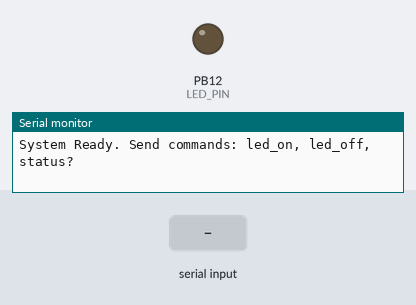
Recording of a sketch running on a simulated STM32 Blue Pill. Parts: output pins drawn as LEDs (lit = HIGH), the last lines printed to the serial monitor. The inputs (shaded band) are chosen by the test bench.

Above: at 1.2 s.
1.3 s: "led_on\n" received over Serial
At 1.6 s:
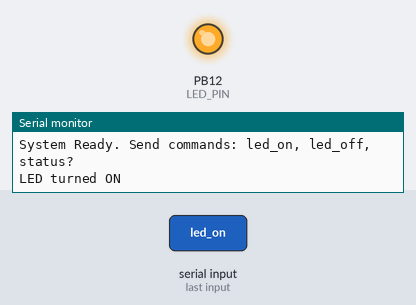
2.8 s: "led_off\n" received over Serial
At 4.0 s:
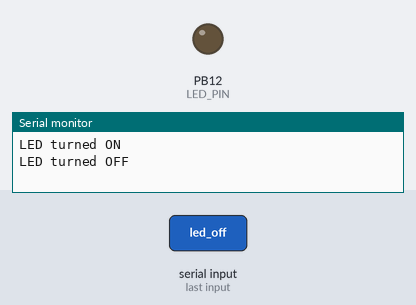
Timing chart, 0 to 5.8 s (numbered marks = the images above; inputs shaded):
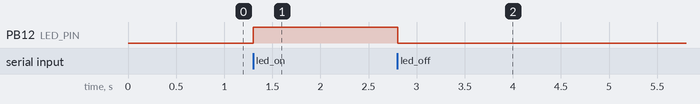

The sketch:

Laboratory_Assignment_3_Optional.ino
```cpp
#define LED_PIN PB12  // Change this to your actual LED pin
char commandBuffer[50];
int bufferIndex = 0;
bool ledState = false;

void setup() {
  pinMode(LED_PIN, OUTPUT);
  digitalWrite(LED_PIN, LOW);  // Start with LED OFF
  ledState = false;

  Serial.begin(115200);
  Serial.println("System Ready. Send commands: led_on, led_off, status?");
}

void loop() {
  // Handle serial command input
  while (Serial.available()) {
    char ch = Serial.read();
    if (ch == '\n' || ch == '\r') {
      commandBuffer[bufferIndex] = '\0';
      parseCommand(commandBuffer);
      bufferIndex = 0;
    } else if (bufferIndex < sizeof(commandBuffer) - 1) {
      commandBuffer[bufferIndex++] = ch;
    }
  }

  // Print sensor voltage every 10 seconds
  static unsigned long lastSend = 0;
  if (millis() - lastSend >= 10000) {
    lastSend = millis();
    int sensorValue = analogRead(A0); // Use your sensor's analog pin
    float voltage = sensorValue * (3.3 / 4095.0);  // For STM32 ADC 12-bit
    Serial.print("Sensor voltage: ");
    Serial.print(voltage, 2);
    Serial.println(" V");
  }
}

void parseCommand(const char* cmd) {
  if (strcmp(cmd, "led_on") == 0) {
    digitalWrite(LED_PIN, HIGH);  // LED ON
    ledState = true;
    Serial.println("LED turned ON");
  } else if (strcmp(cmd, "led_off") == 0) {
    digitalWrite(LED_PIN, LOW);   // LED OFF
    ledState = false;
    Serial.println("LED turned OFF");
  } else if (strcmp(cmd, "status?") == 0) {
    Serial.print("LED is currently ");
    Serial.println(ledState ? "ON" : "OFF");
  } else {
    Serial.println("Unknown command.");
  }
}
```

Measured:
- after the input at 1.3 s, PB12 (LED_PIN): LOW → HIGH at once
- after the input at 2.8 s, PB12 (LED_PIN): HIGH → LOW at once
